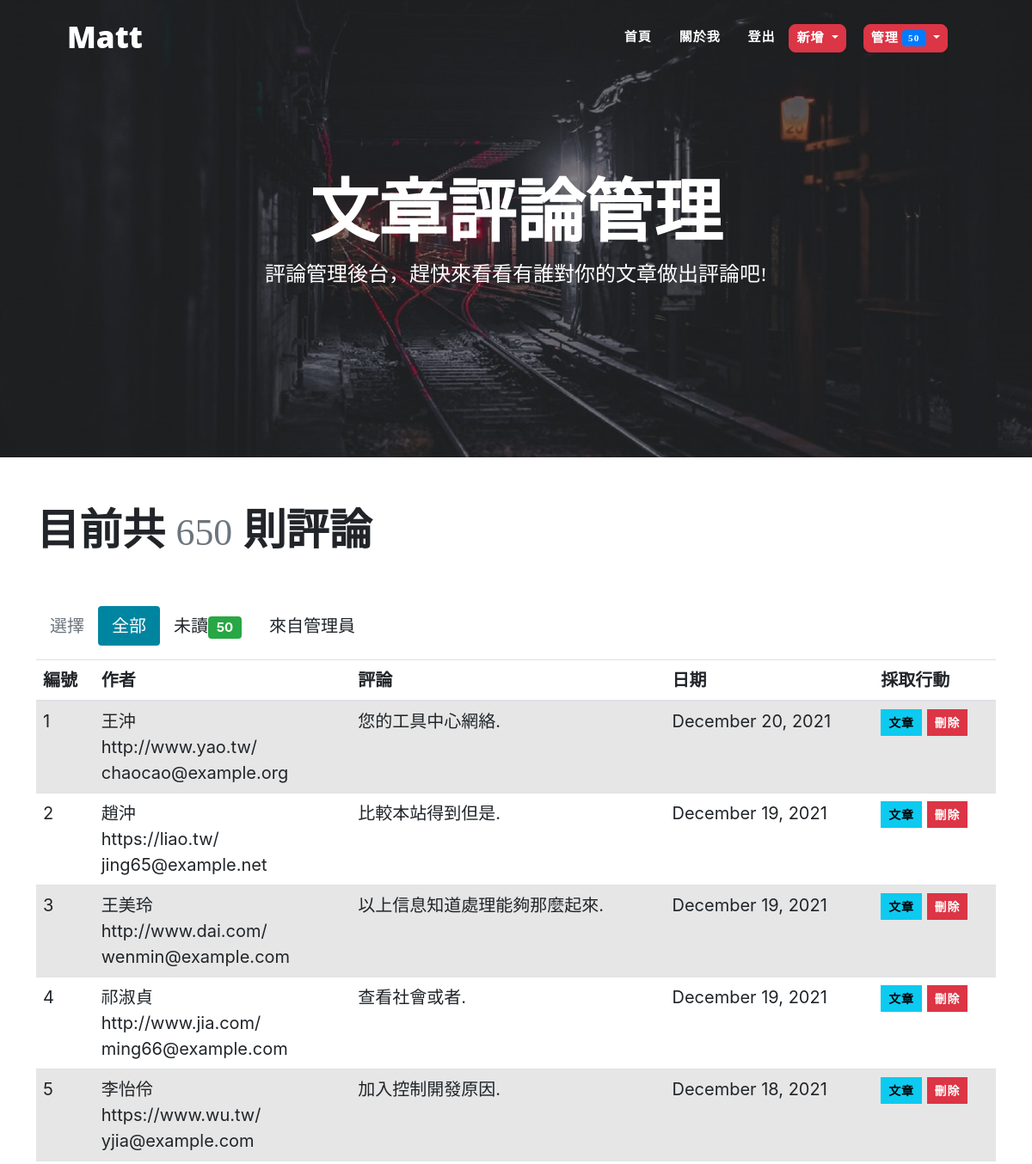
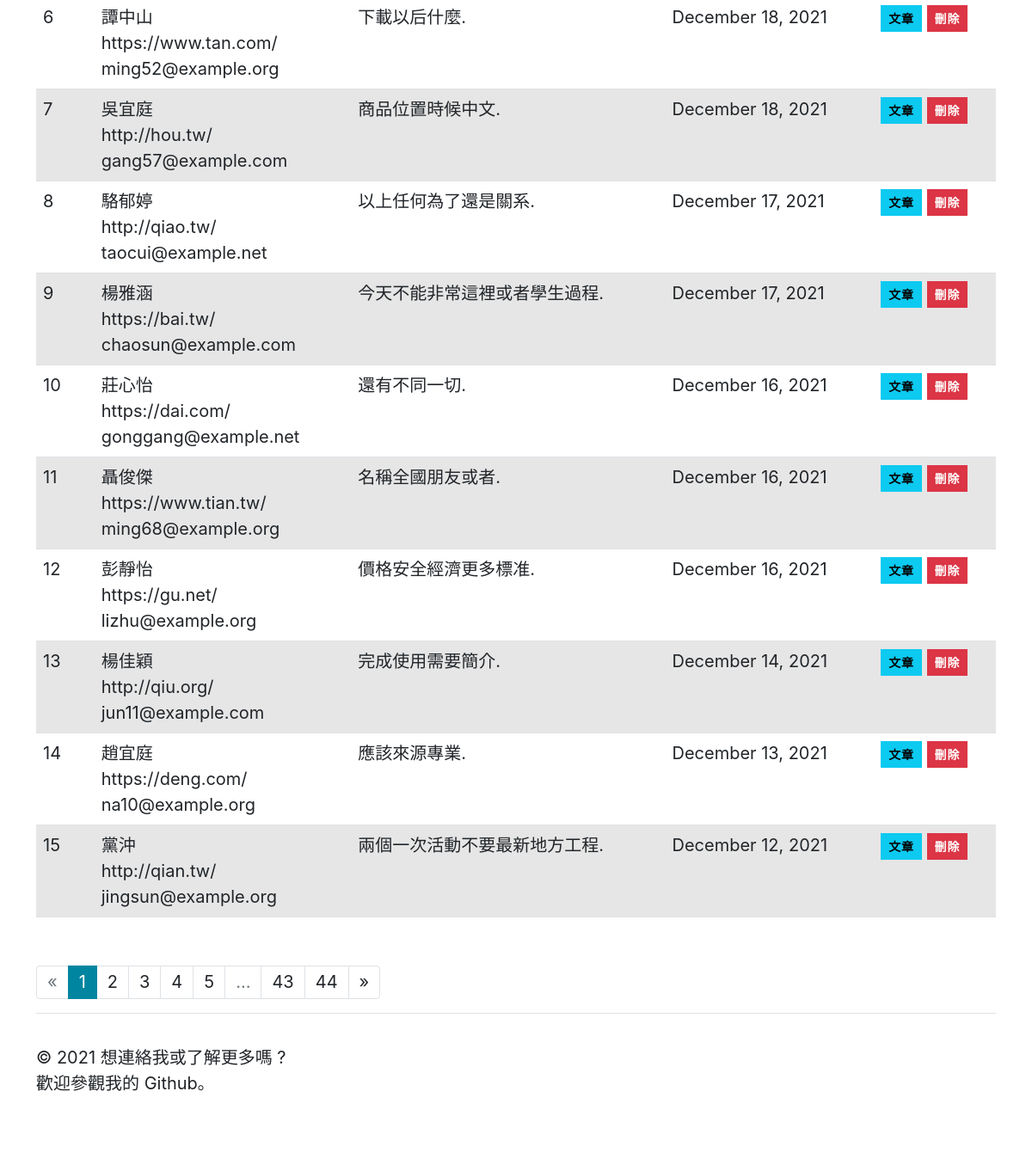
/admin/comment/manage (signed in), run on an earlier commit of the app's database (2 pictures, top to bottom).
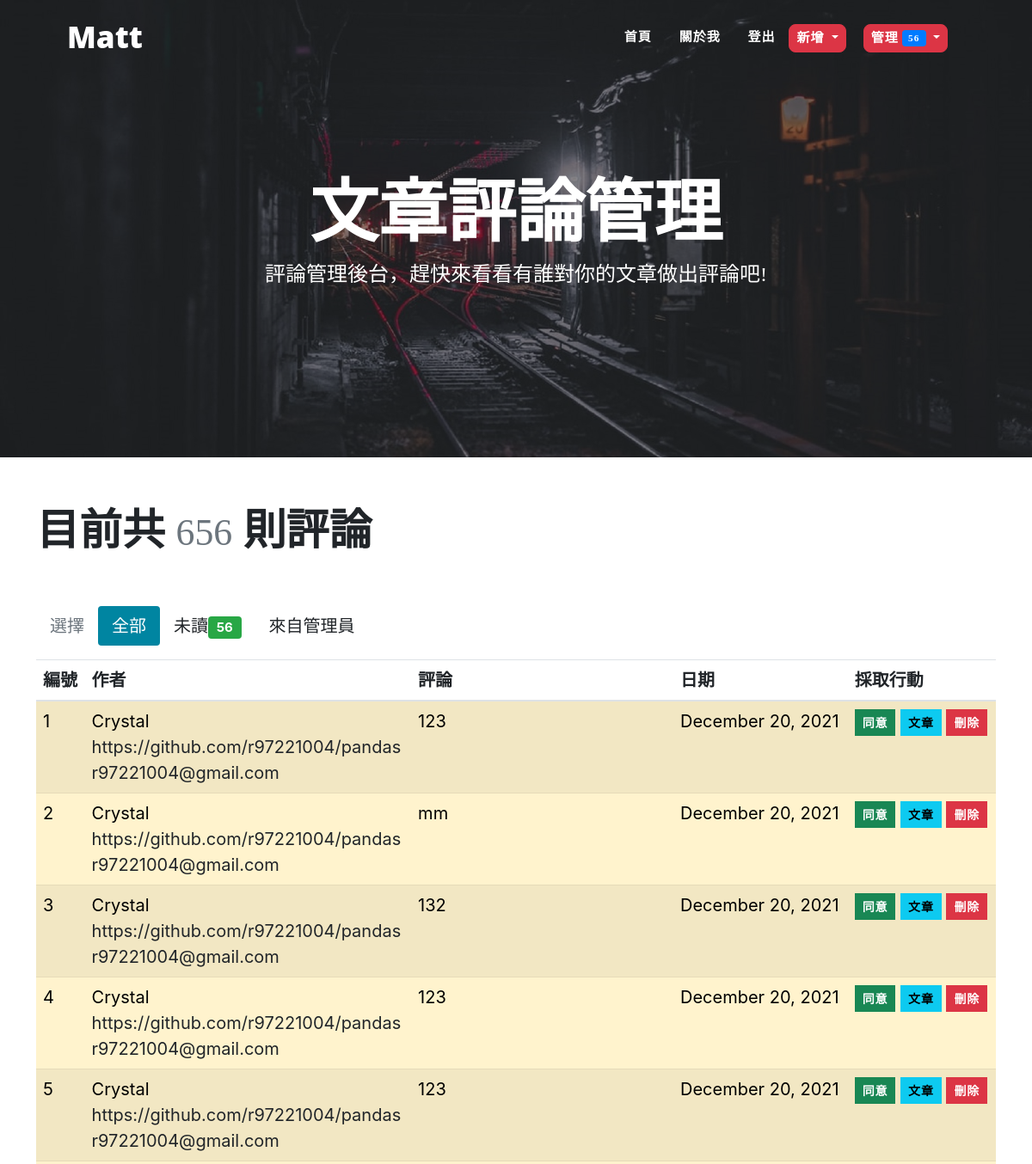
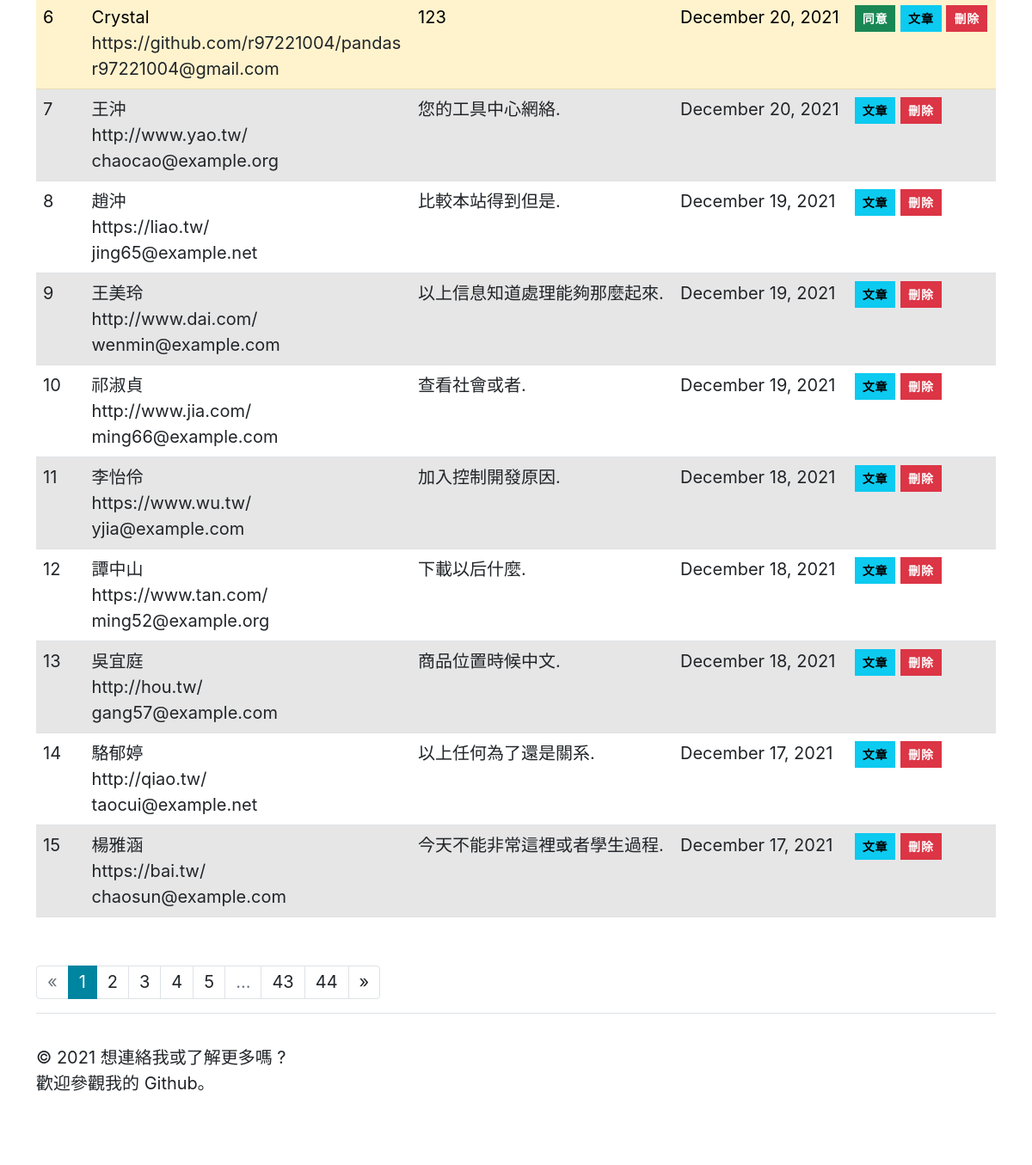
And on a later commit of the database (2 pictures, top to bottom).
### PersonalBlog/models.py (models this page shows)
class Comment(db.Model):
    id = db.Column(db.Integer, primary_key = True)
    author = db.Column(db.String(30))
    email = db.Column(db.String(254))
    site = db.Column(db.String(255))
    body = db.Column(db.Text)
    from_admin = db.Column(db.Boolean, default = False)
    reviewed = db.Column(db.Boolean, default = False)
    timestamp = db.Column(db.DateTime, default = datetime.utcnow, index = True)
    post_id = db.Column(db.Integer, db.ForeignKey('post.id'))
    replied_id = db.Column(db.Integer, db.ForeignKey('comment.id'))
    post = db.relationship('Post', back_populates = 'comments') # scalar
    replies = db.relationship('Comment', back_populates = 'replied', cascade = 'all, delete-orphan')
    replied = db.relationship('Comment', back_populates = 'replies', remote_side = [id])

### PersonalBlog/blueprints/admin.py (the view)
@admin_bp.route('/comment/manage')
@login_required
def manage_comment():
    filter_rule = request.args.get('filter', 'all') # 'all', 'unreviewed', 'admin'
    page = request.args.get('page', 1, type = int)
    per_page = current_app.config['BLUELOG_COMMENT_PER_PAGE']
    if filter_rule == 'unread':
        filtered_comments = Comment.query.filter_by(reviewed = False)
    elif filter_rule == 'admin':
        filtered_comments = Comment.query.filter_by(from_admin  = True)
    else:
        filtered_comments = Comment.query
    pagination = filtered_comments.order_by(Comment.timestamp.desc()).paginate(page = page, per_page = per_page)
    comments = pagination.items
    return render_template('admin/manager_comment.html', comments = comments, pagination = pagination)

### PersonalBlog/__init__.py (called while the page is built)
def register_template_context(app):
    @app.context_processor
    def make_template_context():
        admin = Admin.query.first()
        categories = Category.query.order_by(Category.name).all()
        links = Link.query.order_by(Link.name).all()
        if current_user.is_authenticated:
            unread_comments = Comment.query.filter_by(reviewed = False).count()
        else:
            unread_comments = None
        return dict(admin = admin, categories = categories, links = links, unread_comments = unread_comments)

### PersonalBlog/extensions.py (called while the page is built)
@login_manager.user_loader
def load_user(user_id):
    from PersonalBlog.models import Admin
    user = Admin.query.get(int(user_id))
    return user

### PersonalBlog/templates/admin/manager_comment.html (shortened to what this page needs)
{% extends 'base.html' %}
{% from 'bootstrap/pagination.html' import render_pagination %}
{% block blogTitle %}文章評論管理{% endblock %}
{% block blogSubTitle %}評論管理後台，趕快來看看有誰對你的文章做出評論吧!{% endblock %}
{% block style %}style="background-image: url({{url_for('static', filename='back.jpg') }})"{% endblock %}
{% block content %}
    <div class="managePost">
        目前共 <small class="text-muted">{{ pagination.total }}</small> 則評論
    </div>
    <ul class="nav nav-pills mb-3">
        <li class="nav-item">
            <a class="nav-link disabled" href="#">選擇</a>
        </li>
        <li class="nav-item">
            <a class="nav-link {% if request.args.get('filter', 'all') == 'all' %}active{% endif %}"
            href="{{ url_for('admin.manage_comment', filter='all') }}">全部</a>
        </li>
        <li class="nav-item">
            <a class="nav-link {% if request.args.get('filter') == 'unread' %}active{% endif %}"
            href="{{ url_for('admin.manage_comment', filter='unread') }}">未讀{% if unread_comments %}<span
                    class="badge badge-success">{{ unread_comments }}</span>{% endif %}</a>
        </li>
        <li class="nav-item">
            <a class="nav-link {% if request.args.get('filter') == 'admin' %}active{% endif %}"
            href="{{ url_for('admin.manage_comment', filter='admin') }}">來自管理員</a>
        </li>
    </ul>
    {% if comments %}
    <table class="table table-striped">
        <thead>
        <tr>
            <th>編號</th>
            <th>作者</th>
            <th>評論</th>
            <th>日期</th>
            <th>採取行動</th>
        </tr>
        </thead>
        {% for comment in comments %}
            <tr {% if not comment.reviewed %}class="table-warning" {% endif %}>
                <td>{{ loop.index + ((pagination.page - 1) * config['BLUELOG_COMMENT_PER_PAGE']) }}</td>
                <td>
                    {% if comment.from_admin %}{{ admin.name }}{% else %}{{ comment.author }}{% endif %}<br>
                    {% if comment.site %}
                        <a href="{{ comment.site }}" target="_blank">
                            {{ comment.site }}
                        </a><br>
                    {% endif %}
                    <a href="mailto:{{ comment.email }}">{{ comment.email }}</a>
                </td>
                <td>{{ comment.body }}</td>
                <td>{{ moment(comment.timestamp).format('LL') }}</td>
                <td>
                    {% if not comment.reviewed %}
                        <form class="inline" method="post"
                            action="{{ url_for('admin.approve_comment', comment_id=comment.id, next=request.full_path) }}">
                            <button type="submit" class="btn btn-success btn-sm">同意</button>
                        </form>
                    {% endif %}
                    <a class="btn btn-info btn-sm" href="{{ url_for('blog.show_post', post_id=comment.post.id) }}">文章</a>
                    <form class="inline" method="post"
                        action="{{ url_for('admin.delete_comment', comment_id=comment.id, next=request.full_path) }}">
                        <button type="submit" class="btn btn-danger btn-sm"
                                onclick="return confirm('Are you sure?');">刪除
                        </button>
                    </form>
                </td>
            </tr>
        {% endfor %}
    </table>
    <div class="page-footer">{{ render_pagination(pagination) }}</div>
    {% else %}
    <div class="tip"><h5>沒有任何評論</h5></div>
    {% endif %}
{% endblock %}

### PersonalBlog/templates/base.html (shortened to what this page needs)
<!DOCTYPE html>
<html lang="en">
<head>
    {% block head %}
    <link rel="stylesheet" href="{{ url_for('static', filename='css/bootstrap.min.css') }}" type="text/css">
    <link rel="stylesheet" href="{{ url_for('static', filename='css/style.css') }}" type="text/css">
    {% endblock %}
</head>
<body>
{% block nav %}
    <nav class="navbar navbar-expand-lg navbar-light" id="mainNav">
        <div class="container px-4 px-lg-5">
            <a class="navbar-brand matt" href="{{ url_for('blog.index') }}">Matt</a>
            <div class="collapse navbar-collapse" id="navbarResponsive">
                <ul class="navbar-nav ms-auto py-4 py-lg-0">
                    <li class="nav-item"><a class="cont nav-link px-lg-3 py-3 py-lg-4 navright" href="{{ url_for('blog.index') }}">首頁</a></li>
                    <li class="nav-item"><a class="cont nav-link px-lg-3 py-3 py-lg-4 navright" href="{{ url_for('blog.about') }}">關於我</a></li>
                    {% if current_user.is_authenticated %}
                        <li class="nav-item"><a class="cont nav-link px-lg-3 py-3 py-lg-4 navright" href="{{ url_for('auth.logout', next=request.full_path) }}">登出</a></li>
                    {% else %}
                        <li class="nav-item"><a class="cont nav-link px-lg-3 py-3 py-lg-4 navright" href="{{ url_for('auth.login', next=request.full_path) }}">登入</a></li>
                    {% endif %}
                    {% if current_user.is_authenticated %}
                    <li class="nav-item dropdown">
                        <a class="btn btn-danger btn-sm dropdown-toggle back" href="#" role="button" id="dropdownMenuLink" data-bs-toggle="dropdown" aria-expanded="false">
                            新增
                        </a>
                    </li>
                    <li class="nav-item dropdown">
                        <a class="btn btn-danger btn-sm dropdown-toggle back" href="#" role="button" id="dropdownMenuLink" data-bs-toggle="dropdown" aria-expanded="false">
                            管理{% if unread_comments %}<span class="badge badge-primary ml-1">{{ unread_comments }}</span>{% endif %}
                        </a>
                    </li>
                    {% endif %}
                </ul>
            </div>
        </div>
    </nav>
    <header class="masthead" {% block style %} style="background-image: url({{ url_for('static', filename='index.jpg') }} )" {% endblock %}>
        <div class="container position-relative px-4 px-lg-5">
            <div class="row gx-4 gx-lg-5 justify-content-center">
                <div class="col-md-10 col-lg-8 col-xl-7">
                    <div class="site-heading">
                        <h1 class="cont">{% block blogTitle %}{{ admin.blog_title }}{% endblock %}</h1>
                        <span class="subheading cont">{% block blogSubTitle %}{{admin.blog_sub_title }}{% endblock %}</span>
                    </div>
                </div>
            </div>
        </div>
    </header>
{% endblock %}
<main class="container">
    {% block content %}{% endblock %}
    {% block footer %}
    <footer class="border-top pt-1">
        <p>
            &copy; 2021 想連絡我或了解更多嗎 ?<br>
            歡迎參觀我的 <a class="foot" href="https://github.com/r97221004">Github</a>｡
        </p>
    </footer>
    {% endblock %}
    </main>
</body>
</html>

What changed in the data, as far as the page shows it:
no longer on this page (row unchanged): Comment: author "莊心怡", site "https://dai.com/", email "gonggang@example.net", body "還有不同一切.", timestamp "December 16, 2021"
no longer on this page (row unchanged): Comment: author "聶俊傑", site "https://www.tian.tw/", email "ming68@example.org", body "名稱全國朋友或者.", timestamp "December 16, 2021"
no longer on this page (row unchanged): Comment: author "彭靜怡", site "https://gu.net/", email "lizhu@example.org", body "價格安全經濟更多標准.", timestamp "December 16, 2021"
no longer on this page (row unchanged): Comment: author "楊佳穎", site "http://qiu.org/", email "jun11@example.com", body "完成使用需要簡介.", timestamp "December 14, 2021"
no longer on this page (row unchanged): Comment: author "趙宜庭", site "https://deng.com/", email "na10@example.org", body "應該來源專業.", timestamp "December 13, 2021"
no longer on this page (row unchanged): Comment: author "黨沖", site "http://qian.tw/", email "jingsun@example.org", body "兩個一次活動不要最新地方工程.", timestamp "December 12, 2021"
added Comment: author "Crystal", site "https://github.com/r97221004/pandas", email "r97221004@gmail.com", body "123", timestamp "December 20, 2021", reviewed False (drawn)
added Comment: author "Crystal", site "https://github.com/r97221004/pandas", email "r97221004@gmail.com", body "mm", timestamp "December 20, 2021", reviewed False (drawn)
added Comment: author "Crystal", site "https://github.com/r97221004/pandas", email "r97221004@gmail.com", body "132", timestamp "December 20, 2021", reviewed False (drawn)
added Comment: author "Crystal", site "https://github.com/r97221004/pandas", email "r97221004@gmail.com", body "123", timestamp "December 20, 2021", reviewed False (drawn)
added Comment: author "Crystal", site "https://github.com/r97221004/pandas", email "r97221004@gmail.com", body "123", timestamp "December 20, 2021", reviewed False (drawn)
added Comment: author "Crystal", site "https://github.com/r97221004/pandas", email "r97221004@gmail.com", body "123", timestamp "December 20, 2021", reviewed False (drawn)
Also different on the page:
{{ unread_comments }}: "50" → "56"
{{ pagination.total }}: "650" → "656"
